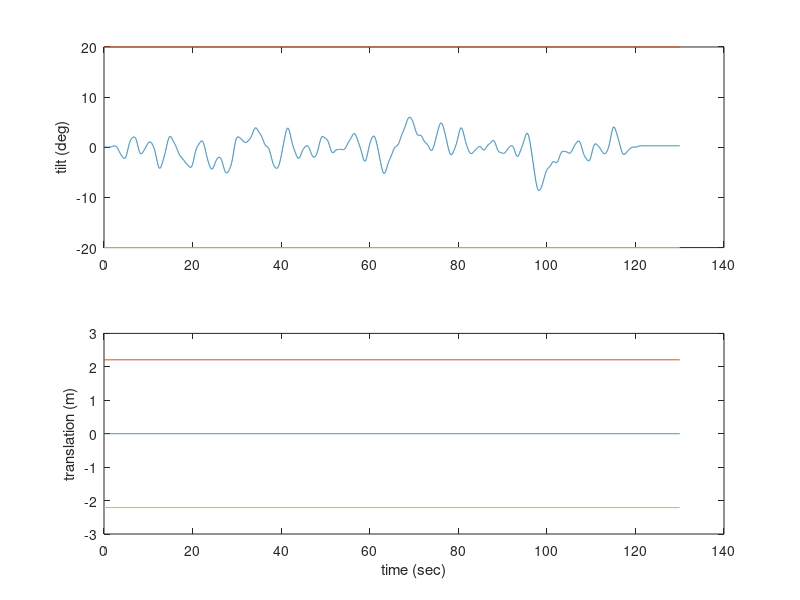
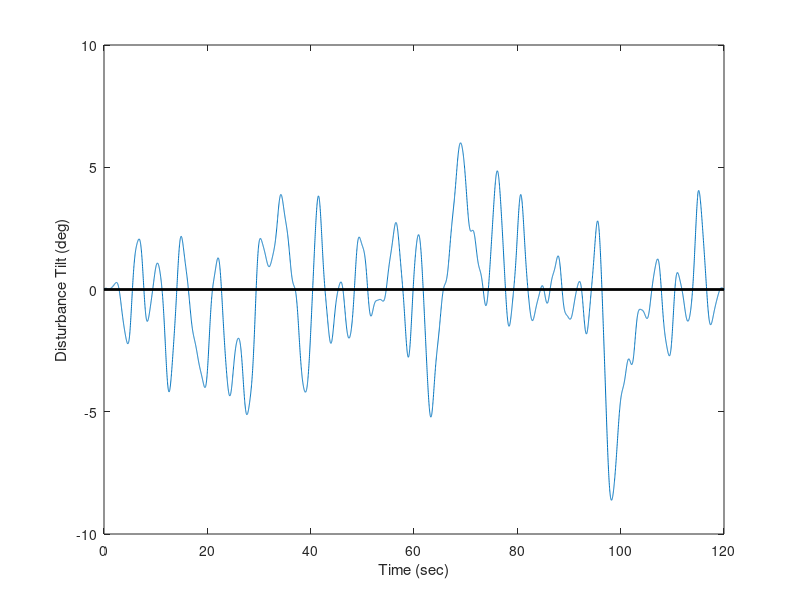
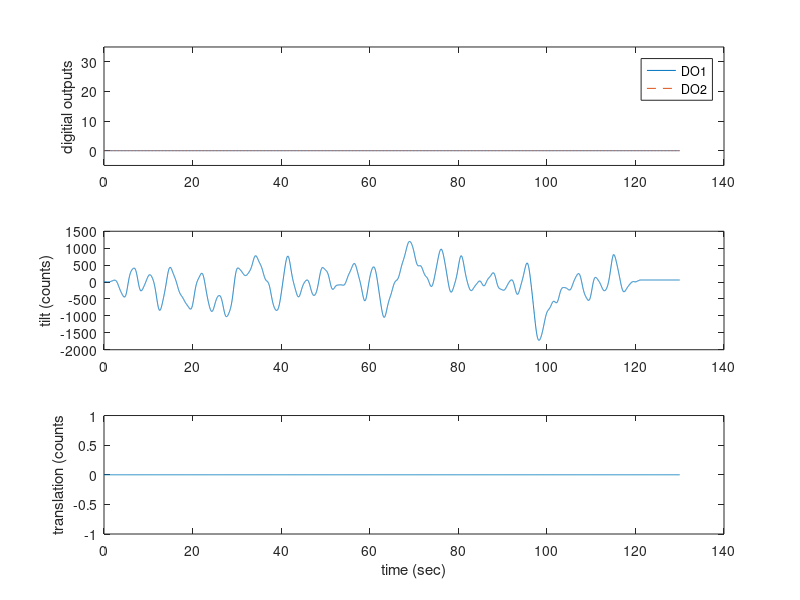
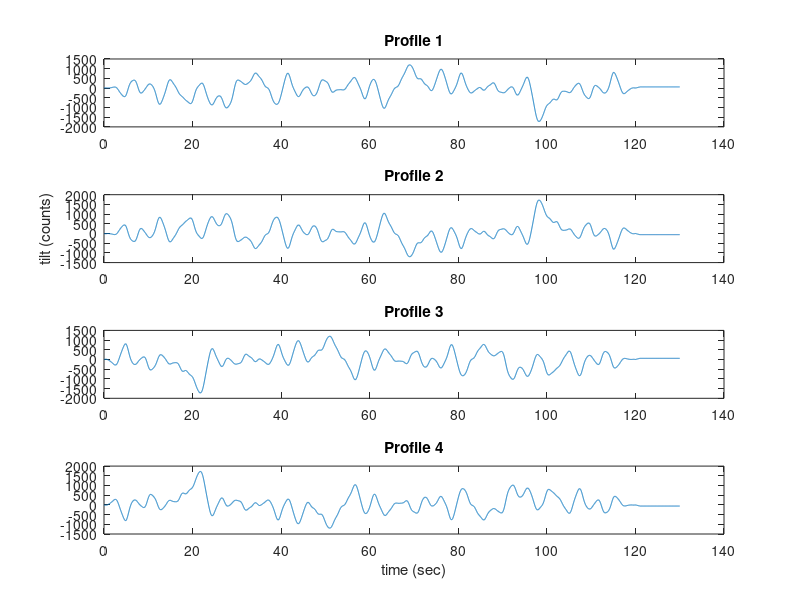

Write MATLAB code to recreate these figures, in order.
% TTSprofiles.m 
% Build general profiles for Tilt Translation Sled tilt 

% Sled translation (S) = 5080 DAcounts/inch, + = forward, rightward (opposite door)
% Tilt rotation (R) = 200 DAcounts/deg, + = forward, rightward (opposite door) <- CONFIRM?
% dio1 = eye calibration LEDs and timer, 32 bit unsigned integer (binary coded decimal)
%        bits 0 = start/stop of profiles that is recorded on video inserter
%        bit 5 (32) = restart timer
% dio2 = onboard/monitor lighting, 1=on,0=off 
%-----------------------------------------------------------------------------------------
clc; clear all; close all; 


[fname,fpath]=uiputfile('Esther_MC_Distmax8deg.txt','Select directory to save profiles to:');
cd(fpath)


% default scale factors 
Ssf = 5080/.0254;   % DAC counts/m
Rsf = 200;       	% DAC counts/deg
sr=50;          	% sample rate 50 Hz

zpad_end = 10;      % seconds of no motion at the end of the disturbance
zpad_ramp = 1;      % seconds ramping up to the offest
offset = 0.3;       % the offset angle so we can Soft Stop

% maximum parameters: 
% tilt = +/-20 degrees (could maybe squeeze out 21 without changing where the stops are)
% translation = +/- 10 ft 9 inches, or only +/-7ft 6 inches if avoiding the
% splice (for a little margin, will use +/- 7ft 3 inches
tilt_max = 20;    % deg
trans_max = (7*12 + 3) * 0.0254;    % meters


%% Create Tilt Rotation Profile
%Insert Amplitudes 
%Amplitude were adjusted to produce motions under 8 degrees
a = [1.2475     %1
    1.2475      %2
    1.2475      %3
    1.2475      %4
    1.2475      %5
    1.2475      %6
    1.2475      %7  
    1.2475      %8  
    0.1247      %9
    0.1247      %10
    0.1247      %11 
    0.1247];    %12
% a = a*1.5;   % for safety testing or for 12 deg
% a = a*1.875;   % for 15 deg - also use for training profiles (~+/-6 deg)
% a = a*2.5;   % for 20 deg

%Insert Frequencies
f = [0.014      %1
    0.024       %2
    0.053       %3
    0.083       %4
    0.112       %5
    0.151       %6
    0.200       %7
    0.258       %8      
    0.346       %9
    0.434       %10
    0.532       %11 
    0.668];     %12

% Insert Phases (deg)
% p = [0;0;0;0;0;0;0;0;0;0;0;0]; % for training profiles
p = [31+90          %1
    42+90          %2
    74+90          %3
    98+90          %4
    120+90         %5
    235+90         %6
    294+90         %7
    99+90          %8, tweak this from 259 to get it to be symmetric and zero-mean
    331+90         %9
    352+90         %10
    11+90          %11
    61+90];        %12

dt = 1/sr;
StopTime = 120;              % Total Duration of Trial - 120 for full trials - 30 for training trials
% StopTime = 120 *1.2;            % for safety testing
t = (0:dt:StopTime-dt)';     % seconds

% Sum of Sines
y = zeros(length(t),1);
for j = 1:length(p)
    y = y + sin(2*pi*f(j)*t + p(j)*pi/180)*a(j);
end

% y= y- mean(y); %use when making training trials to ensure a zero mean 

%Ramp up/down
ramp = 5;           % 5 seconds to ramp up and down
scale = ones(length(y),1);
for i = 1:length(y)
    if t(i) <=ramp
        scale(i) = t(i)/ramp;
    elseif t(end)-t(i) <=ramp
        scale(i) = (t(end)-t(i))/ramp;
    end
end

%Check for zero-mean over the central portion (beteween ramp up and down)
m = mean(y(sr*ramp:end-sr*ramp));

min(y(sr*ramp:end-sr*ramp))
max(y(sr*ramp:end-sr*ramp))

Rcom_nozeros = y.*scale;

zpad_end = 10;      % seconds of no motion at the end of the disturbance
zpad_ramp = 1;      % seconds ramping up to the offest
offset = 0.3;       % the offset angle so we can Soft Stop

ramp_offset = [0:offset/zpad_ramp/sr:offset/zpad_ramp, offset*ones(1,(zpad_end-zpad_ramp)*sr)]'; 
Rcom = [y.*scale; ramp_offset];
% offset*ones(zpad_end*sr,1)

% Create a Translation Profile
Scom = zeros(length(Rcom), 1);




figure;
time = [0:length(Rcom)-1]' / sr;
subplot(2,1,1); plot(time, Rcom, [0, max(time)], tilt_max*[1 1], [0, max(time)], -tilt_max*[1 1]); ylabel('tilt (deg)')
subplot(2,1,2); plot(time, Scom, [0, max(time)], trans_max*[1 1], [0, max(time)], -trans_max*[1 1]); xlabel('time (sec)'); ylabel('translation (m)');

figure;
plot(time, Rcom, [0 120], [0 0], 'k', 'LineWidth', 2); ylabel('Disturbance Tilt (deg)')
xlim([0 120]); ylim([-10 10]);
xlabel('Time (sec)');

DO=zeros(length(Rcom),2);
% Torin: I am not sure we are using this digital output, so I am leaving it
% as all zeros. However, we may need the first 25 time steps to be 32's
% DO(1:25,1)=32*ones(25,1); % start timer

pause
if max(abs(Rcom)) > tilt_max
    error('Tilt profile exceeds the device limits');
end
if max(abs(Scom)) > trans_max
    error('Translation profile exceeds the device limits');
end

% save binary output files
% 1: Digital output #1, all zeros, I don't think we use
% 2: Digital output #2, all zeros, turns lights on and off (?), 0s turns off
% 3: Tilt angle in counts where 200 counts = 1 deg
% 4: Translation position in counts where 5080 counts = 1 inch
% Have to round to the nearest integer of counts
Profile=round([DO(:,1), DO(:,2), Rcom*Rsf, Scom*Ssf]);
tilt_counts_nozeros = Rcom_nozeros*Rsf;
tilt_counts = round([tilt_counts_nozeros; ramp_offset*Rsf]); 

figure;  
subplot(3,1,1); plot(time, Profile(:,1), time, Profile(:,2), '--'); ylim([-5 35]); ylabel('digitial outputs'); legend('DO1', 'DO2')
subplot(3,1,2); plot(time, Profile(:,3)); ylabel('tilt (counts)');
subplot(3,1,3); plot(time, Profile(:,4)); ylabel('translation (counts'); xlabel('time (sec)')

% Write the profile going forward
fid=fopen([fname(1:end-4),'1.txt'],'wt');
for j=1:length(Profile)
    fprintf(fid,'%i\t %i\t %i\t %i\n',Profile(j,1),Profile(j,2),Profile(j,3),Profile(j,4));
end
fclose(fid);

% Write the profile going foward with sign flipped
tilt_counts_flipped = round([flipud(tilt_counts_nozeros); ramp_offset*Rsf]);

figure; 
subplot(4,1,1); plot(time, tilt_counts);  title('Profile 1')
subplot(4,1,2); plot(time, -tilt_counts); ylabel('tilt (counts)'); title('Profile 2');
subplot(4,1,3); plot(time, tilt_counts_flipped); title('Profile 3');
subplot(4,1,4); plot(time, -tilt_counts_flipped); title('Profile 4'); xlabel('time (sec)');

fid=fopen([fname(1:end-4),'2.txt'],'wt');
for j=1:length(Profile)
    fprintf(fid,'%i\t %i\t %i\t %i\n',Profile(j,1),Profile(j,2),-tilt_counts(j),Profile(j,4));
end
fclose(fid);

% Write the profile going in reverse 
fid=fopen([fname(1:end-4),'3.txt'],'wt');
for j=1:length(Profile)
    fprintf(fid,'%i\t %i\t %i\t %i\n',Profile(j,1),Profile(j,2),tilt_counts_flipped(j),Profile(j,4));
end
fclose(fid); 

% Write the profile going in reverse with sign flipped
fid=fopen([fname(1:end-4),'4.txt'],'wt');
for j=1:length(Profile)
    fprintf(fid,'%i\t %i\t %i\t %i\n',Profile(j,1),Profile(j,2),-tilt_counts_flipped(j),Profile(j,4));
end
fclose(fid); 

%%
% Write a profile with no disturbance for just manual control inputs
fid=fopen([fname(1:end-4),'nodisturbance.txt'],'wt');
for j=1:length(Profile)
    fprintf(fid,'%i\t %i\t %i\t %i\n',Profile(j,1),Profile(j,2),0,Profile(j,4));
end
fclose(fid); 


